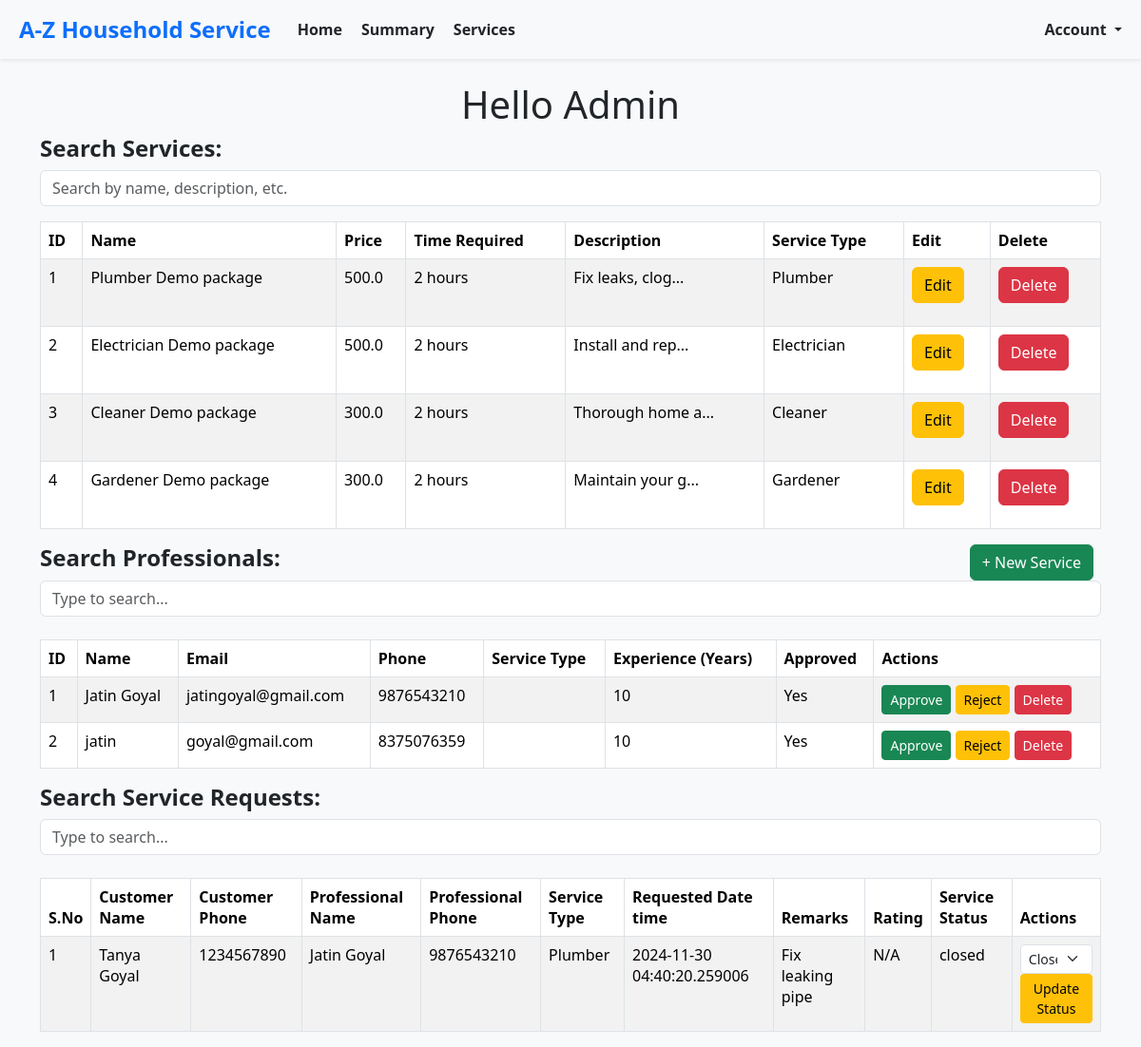
The app's page /admin/home (signed in), older data.
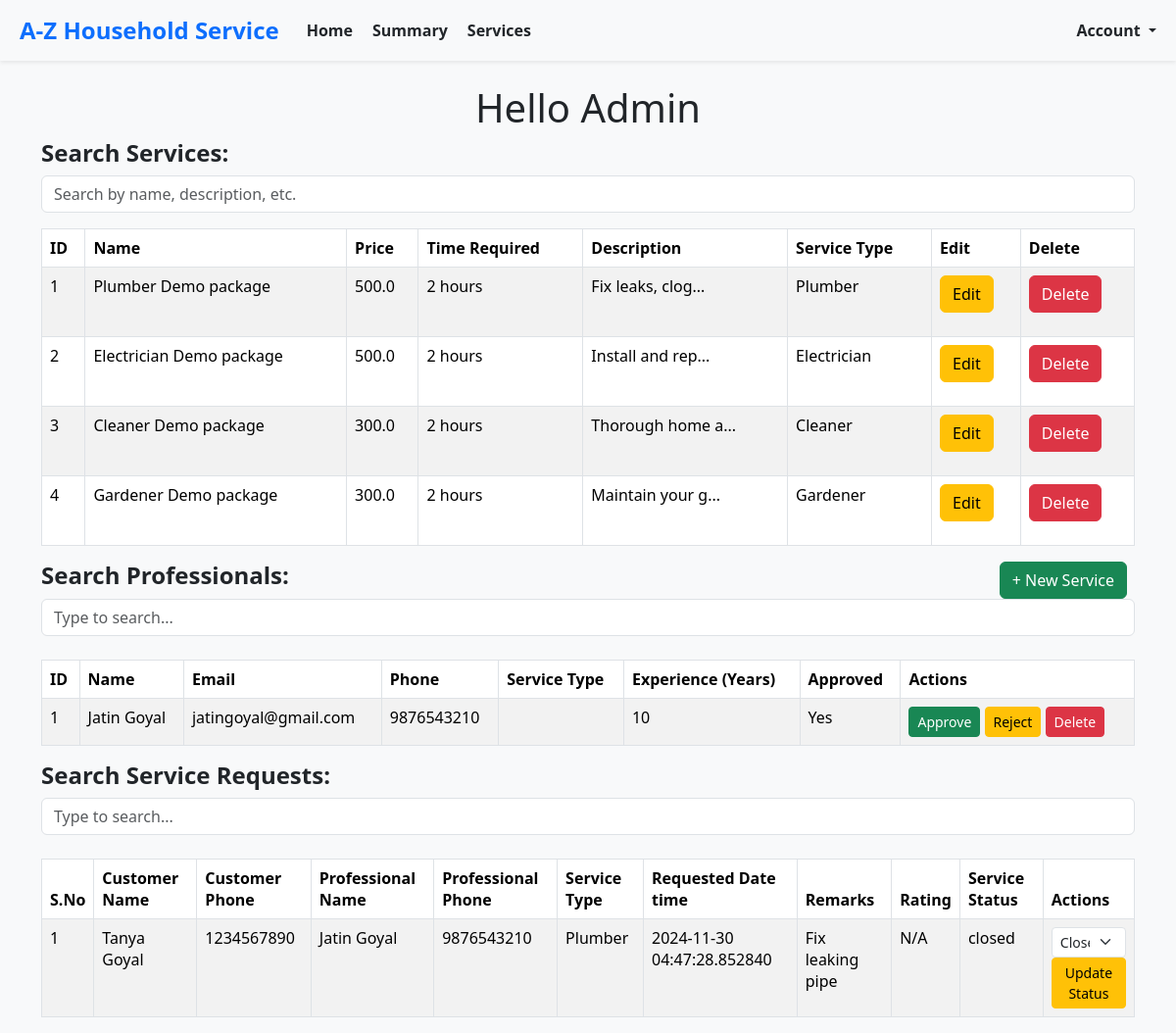
The same page, newer data.
### models.py (models this page shows, shortened)
class BaseModel(db.Model):
    __abstract__ = True  # This makes it an abstract class, not a table in the database
    id = db.Column(db.Integer, primary_key=True)
    created_at = db.Column(db.DateTime, default=datetime.utcnow, nullable=False)  # Ensure it's not nullable
    modified_at = db.Column(db.DateTime, default=datetime.utcnow, onupdate=datetime.utcnow, nullable=False)  # Ensure it's not nullable

class Service(BaseModel):
    __tablename__ = 'service'
    name = db.Column(db.String(150), nullable=False)
    base_price = db.Column(db.Float, nullable=True)  # Made nullable
    time_required = db.Column(db.String(50), nullable=True)  # Made nullable
    description = db.Column(db.Text, nullable=True)  # Made nullable
    professional_id = db.Column(db.Integer, db.ForeignKey('service_professional.id'), nullable=True)
    service_type_id= db.Column(db.Integer, nullable=True)  # Made nullable
    professional = db.relationship('ServiceProfessional', backref='services', lazy=True)

class ServiceProfessional(BaseModel):
    __tablename__ = 'service_professional'
    username = db.Column(db.String(150), unique=False, nullable=False)
    password_hash = db.Column(db.String(200), nullable=False)
    name = db.Column(db.String(150), nullable=False)  # Made nullable
    email = db.Column(db.String(150), unique=True, nullable=True)  # Made nullable
    phone = db.Column(db.String(20), unique=True, nullable=True)  # Made nullable
    experience = db.Column(db.Integer, nullable=True)  # Made nullable
    description = db.Column(db.Text, nullable=True)  # Made nullable
    approved = db.Column(db.Boolean, default=False, nullable=True)  # Made nullable
    service_type_id = db.Column(db.Integer, nullable=False)

class Customer(BaseModel):
    __tablename__ = 'customer'
    username = db.Column(db.String(150), unique=True, nullable=False)
    password_hash = db.Column(db.String(200), nullable=False)
    name = db.Column(db.String(150), nullable=True)  # Made nullable
    email = db.Column(db.String(150), unique=True, nullable=False)
    phone = db.Column(db.String(20), unique=True, nullable=False)
    address = db.Column(db.String(300), nullable=True)  # Made nullable
    pincode = db.Column(db.String(300), nullable=True)  # Made nullable

class ServiceRequest(BaseModel):
    __tablename__ = 'service_request'
    service_id = db.Column(db.Integer, db.ForeignKey('service.id'), nullable=True)  # Made nullable
    service_name = db.Column(db.String(50), nullable=False)  # Made nullable
    customer_id = db.Column(db.Integer, db.ForeignKey('customer.id'), nullable=False)
    professional_id = db.Column(db.Integer, db.ForeignKey('service_professional.id'), nullable=True)
    date_of_request = db.Column(db.DateTime, default=datetime.utcnow, nullable=True)  # Made nullable
    date_of_completion = db.Column(db.DateTime, nullable=True)  # Made nullable
    service_status = db.Column(db.String(50), default="requested", nullable=True)  # Made nullable
    service_type_id= db.Column(db.Integer, nullable=False)
    remarks = db.Column(db.Text, nullable=True)  # Made nullable
    rejected_by_professional_id= db.Column(db.Integer, nullable=True)  # Made nullable
    rating = db.Column(db.Text, nullable=True)  # Made nullable
    payment = db.relationship('Payment', backref='service_request', lazy=True)

### routes.py (the view)
@app.route('/admin/home')
@auth_required
def admin_home():
    professionals = ServiceProfessional.query.all()
    services = Service.query.all()
    service_requests = ServiceRequest.query.all()
    enriched_service_requests = enrich_service_requests(service_requests, None, create_id_mappings())
    services_new= enrich_services(services)
    return render_template(
        'admin/home.html',
        professionals=professionals,
        services=services_new,
        service_requests=enriched_service_requests,
        service_types=ServiceType.list_all(),
    )

### enums.py (called while the page is built)
    @classmethod
    def get_by_id(cls, id):
        for service_type in cls:
            if service_type.id == id:
                return service_type
        return None

    @classmethod
    def list_all(cls):
        return list(cls)

### routes.py (called while the page is built)
def auth_required(func):
    @wraps(func)
    def decorated_function(*args, **kwargs):
        if 'userId' in session:
            return func(*args, **kwargs)
        else:
            flash("Please log in first.", "warning")
            return redirect(url_for('login_post'))
    return decorated_function

def create_id_mappings():
    service_type_mapping = {st.id: st for st in ServiceType}
    customer_mapping = {c.id: c for c in Customer.query.all()}
    professional_mapping = {p.id: p for p in ServiceProfessional.query.all()}
    return {
        'service_type_mapping': service_type_mapping,
        'customer_mapping': customer_mapping,
        'professional_mapping': professional_mapping
    }

def enrich_services(services):
    enriched_services = []
    for service in services:
        service_type_name = ServiceType.get_by_id(service.service_type_id).display_name
        enriched_service = {
            'id': service.id,
            'name': service.name,
            'base_price': service.base_price,
            'time_required': service.time_required,
            'description': service.description[:15] + '...' if service.description and len(service.description) > 15 else service.description,
            'service_type_name': service_type_name,
        }
        enriched_services.append(enriched_service)
    return enriched_services

### templates/admin/home.html (shortened to what this page needs)
{% extends 'layout.html' %}
{% block content %}
    <div class="container">
        <h1 class="text-center">Hello Admin</h1>
        <div>
        {% include 'admin_services_list.html' %}
        </div>
        <button type="button" class="btn btn-success float-end me-2" data-bs-toggle="modal" data-bs-target="#newServiceModal">
            + New Service
        </button>
    {% include 'admin_professionals.html' %}
            {% include 'admin_service_requests.html' %}
    </div>
    {% endblock %}

### templates/layout.html (shortened to what this page needs)
<!DOCTYPE html>
<html lang="en">
<head>
    <link rel="stylesheet" href="https://cdn.jsdelivr.net/npm/bootstrap@5.3.3/dist/css/bootstrap.min.css">
</head>
<body>
    <div class="container-fluid">
        <div class="content mt-4">
            {% block content %}
            {% endblock %}
        </div>
    </div>
</body>
</html>

### templates/nav_bar_admin.html (shortened to what this page needs)
<nav class="navbar navbar-expand-lg navbar-light bg-light shadow-sm" style="background-color: #f8f9fa;">
    <div class="container-fluid">
        <a class="navbar-brand fw-bold text-primary" href="#" style="font-size: 1.5rem;">
            A-Z Household Service
        </a>
        <div class="collapse navbar-collapse" id="navbarNav">
            <ul class="navbar-nav me-auto">
                <li class="nav-item">
                    <a class="nav-link active text-dark fw-semibold" aria-current="page" href="/admin/home">
                         Home
                    </a>
                </li>
                <li class="nav-item">
                    <a class="nav-link text-dark fw-semibold" href="/admin/summary">
                         Summary
                    </a>
                </li>
                <li class="nav-item">
                    <a class="nav-link text-dark fw-semibold" href="/admin/services">
                         Services
                    </a>
                </li>
            </ul>
            <ul class="navbar-nav ms-auto">
                <li class="nav-item dropdown">
                    <a class="nav-link dropdown-toggle text-dark fw-semibold" href="#" id="userDropdown" role="button" data-bs-toggle="dropdown" aria-expanded="false">
                         Account
                    </a>
                </li>
            </ul>
        </div>
    </div>
</nav>

### templates/admin_services_list.html (shortened to what this page needs)
<div class="mb-3">
    <h4 for="searchInputRequests" class="form-label"><strong>Search Services:</strong></h4>
    <input type="text" class="form-control" id="tableSearch" placeholder="Search by name, description, etc." onkeyup="searchTable()">
</div>
<div class="table-responsive">
    <table class="table table-bordered table-striped" id="servicesTable">
        <thead>
            <tr>
                <th>ID</th>
                <th>Name</th>
                <th>Price</th>
                <th>Time Required</th>
                <th>Description</th>
                <th>Service Type</th>
                <th>Edit</th>
                <th>Delete</th>
            </tr>
        </thead>
        <tbody>
            {% for service in services %}
                <tr>
                    <td>{{ service.id }}</td>
                    <td>{{ service.name }}</td>
                    <td>{{ service.base_price }}</td>
                    <td>{{ service.time_required }}</td>
                    <td>
                        {{ service.description }}
                    </td>
                    <td>{{ service.service_type_name if service.service_type_name else 'Service Type Not Found' }}</td>
                    <td>
                        <button
                            type="button"
                            class="btn btn-warning"
                            data-bs-toggle="modal"
                            data-bs-target="#newServiceModal"
                            data-service-id="{{ service.id }}"
                            data-service-name="{{ service.name }}"
                            data-service-description="{{ service.description }}"
                            data-service-base-price="{{ service.base_price }}"
                            data-service-time-required="{{ service.time_required }}"
                            data-service-type-id="{{ service.service_type_id }}"
                            data-service-type-name="{{ service.service_type_name }}">
                            Edit
                        </button>
                    </td>
                    <td>
                        <form method="post" action="delete_service/{{ service.id }}" onsubmit="return confirm('Are you sure you want to delete this service?');">
                            <button type="submit" class="btn btn-danger">Delete</button>
                        </form>
                    </td>
                </tr>
            {% endfor %}
        </tbody>
    </table>
</div>

### templates/admin_professionals.html (shortened to what this page needs)
<div class="mb-4">
    <h4 for="searchInputProfessionals" class="form-label"><strong>Search Professionals:</strong></h4>
    <input type="text" id="searchInputProfessionals" class="form-control" placeholder="Type to search...">
</div>
<div class="table-responsive">
    <table class="table table-bordered table-striped" id="professionalsTable">
        <thead>
            <tr>
                <th>ID</th>
                <th>Name</th>
                <th>Email</th>
                <th>Phone</th>
                <th>Service Type</th>
                <th>Experience (Years)</th>
                <th>Approved</th>
                <th>Actions</th>
            </tr>
        </thead>
        <tbody>
            {% for professional in professionals %}
                <tr>
                    <td>{{ professional.id }}</td>
                    <td>{{ professional.name }}</td>
                    <td>{{ professional.email }}</td>
                    <td>{{ professional.phone }}</td>
                    <td>{{ professional.service_type }}</td>
                    <td>{{ professional.experience }}</td>
                    <td>{{ 'Yes' if professional.approved else 'No' }}</td>
                    <td>
                        <form method="post" action="/professionals/action" style="display:inline;">
                            <button class="btn btn-success btn-sm" type="submit">Approve</button>
                        </form>
                        <form method="post" action="/professionals/action" style="display:inline;">
                            <button class="btn btn-warning btn-sm" type="submit">Reject</button>
                        </form>
                        <form method="post" action="/professionals/action" style="display:inline;">
                            <button class="btn btn-danger btn-sm" type="submit">Delete</button>
                        </form>
                    </td>
                </tr>
            {% endfor %}
        </tbody>
    </table>
</div>

### templates/admin_service_requests.html (shortened to what this page needs)
<div class="mb-4">
    <h4 for="searchInputRequests" class="form-label"><strong>Search Service Requests:</strong></h4>
    <input type="text" id="searchInputRequests" class="form-control" placeholder="Type to search...">
</div>
<div class="table-responsive">
    <table class="table table-bordered table-striped" id="serviceRequestsTable">
        <thead>
            <tr>
                <th>S.No</th>
                <th>Customer Name</th>
                <th>Customer Phone</th>
                <th>Professional Name</th>
                <th>Professional Phone</th>
                <th>Service Type</th>
                <th>Requested Date time</th>
                <th>Remarks</th>
                <th>Rating</th>
                <th>Service Status</th>
                <th>Actions</th>
            </tr>
        </thead>
        <tbody>
            {% for request in service_requests %}
                <tr>
                    <td>{{ loop.index }}</td>
                    <td>{{ request.customer_name }}</td>
                    <td>{{ request.customer_phone }}</td>
                    <td>{{ request.professional_name }}</td>
                    <td>{{ request.professional_phone }}</td>
                    <td>{{ request.service_type_name }}</td>
                    <td>{{ request.date_of_request }}</td>
                    <td>{{ request.remarks }}</td>
                    <td>{{ request.service_request_rating }}</td>
                    <td>{{ request.status }}</td>
                    <td>
                        <form method="post" action="/service_requests/update_status" style="display:inline;">
                            <select name="status" class="form-select form-select-sm">
                                <option value="closed" {% if request.status == 'closed' %}selected{% endif %}>Closed</option>
                            </select>
                            <button class="btn btn-warning btn-sm" type="submit">Update Status</button>
                        </form>
                    </td>
                </tr>
            {% endfor %}
        </tbody>
    </table>
</div>

### templates/layout.html (style rules this page uses)
body { background-color: #f8f9fa; }
.navbar-brand { font-weight: bold; }

Row changes from the older to the newer data that the page shows:
removed ServiceProfessional: id "2", name "jatin", email "goyal@gmail.com", phone "8375076359", experience "10", approved "Yes"
Text that changed along with them:
new list line: "1 Plumber N/A Update Status"
new list line: "Tanya Goyal 1234567890"
new list line: "Jatin Goyal 9876543210"
new list line: "2024-11-30 04:47:28.852840 Fix leaking pipe closed Closed"
list line gone: "1 Plumber N/A Update Status"
list line gone: "Tanya Goyal 1234567890"
list line gone: "Jatin Goyal 9876543210"
list line gone: "2024-11-30 04:40:20.259006 Fix leaking pipe closed Closed"
